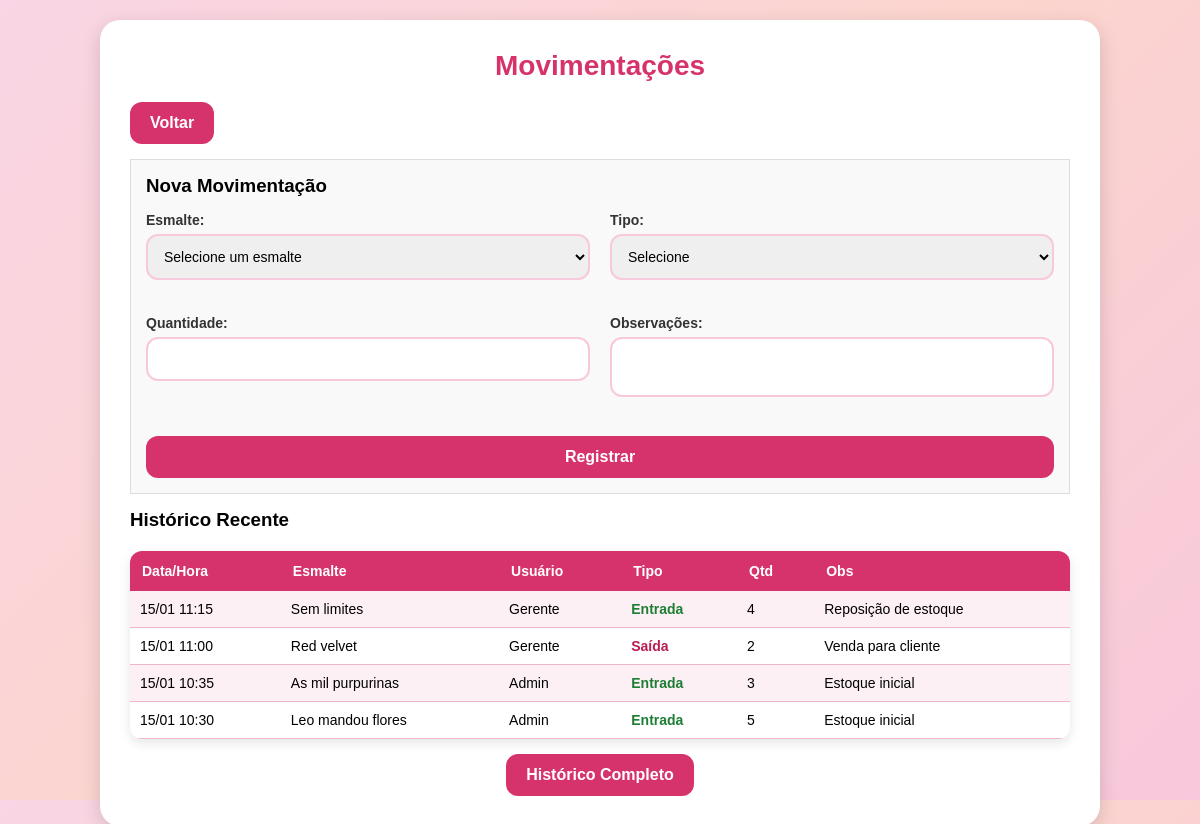
The app's page /movimentacoes.php (signed in) with its own data.
### tables this page shows
CREATE TABLE movimentacoes (
 id INT AUTO_INCREMENT PRIMARY KEY,
 esmalte_id INT NOT NULL,
 usuario_id INT NOT NULL,
 data_hora DATETIME NOT NULL,
 tipo ENUM('entrada', 'saida') NOT NULL,
 quantidade INT NOT NULL,
 observacoes TEXT,
 FOREIGN KEY (esmalte_id) REFERENCES esmaltes(id),
 FOREIGN KEY (usuario_id) REFERENCES usuarios(id)
 );

CREATE TABLE esmaltes (
  id INT AUTO_INCREMENT PRIMARY KEY,
  nome VARCHAR(100) NOT NULL,
  cores TEXT NOT NULL,
  preco DECIMAL(8,2) NOT NULL,
  categorias ENUM('Cremoso', 'Metalico', 'Glitter', 'Perolado', 'fosco') NOT NULL,
  marcas VARCHAR(50) NOT NULL,
  estoque_minimo INT DEFAULT 5,
  ativo BOOLEAN DEFAULT TRUE
  );

CREATE TABLE usuarios (
 id INT AUTO_INCREMENT PRIMARY KEY,
 nome VARCHAR(100) NOT NULL,
 senha VARCHAR(255) NOT NULL
);

### movimentacoes.php (the view, shortened to what this page needs)
<?php
include 'config.php';
$sql_movimentacoes = "SELECT m.*, p.nome as esmalte_nome, u.nome as usuario_nome
                      FROM movimentacoes m
                      JOIN esmaltes p ON m.esmalte_id = p.id
                      JOIN usuarios u ON m.usuario_id = u.id
                      ORDER BY m.data_hora DESC LIMIT 20";
$resultado_movimentacoes = $conn->query($sql_movimentacoes);
?>
<!DOCTYPE html>
<html lang="pt-BR">
<head>
    <link rel="stylesheet" href="style.css">
</head>
<body>
    <div class="container">
        <h1>Movimentações</h1>
        <a href="index.php" class="btn">Voltar</a>
        <div style="background: #f9f9f9; padding: 15px; border: 1px solid #ddd; margin: 15px 0;">
            <h3>Nova Movimentação</h3>
            <form method="post">
                <div class="form-row">
                    <div class="form-group">
                        <label>Esmalte:</label>
                        <select name="esmalte_id" required>
                            <option value="">Selecione um esmalte</option>
                        </select>
                    </div>
                    <div class="form-group">
                        <label>Tipo:</label>
                        <select name="tipo" required>
                            <option value="">Selecione</option>
                        </select>
                    </div>
                </div>
                <div class="form-row">
                    <div class="form-group">
                        <label>Quantidade:</label>
                        <input type="number" name="quantidade" min="1" required>
                    </div>
                    <div class="form-group">
                        <label>Observações:</label>
                        <textarea name="observacoes"></textarea>
                    </div>
                </div>
                <button type="submit" name="add_movimento" class="btn">Registrar</button>
            </form>
        </div>
        <h3>Histórico Recente</h3>
        <table>
            <tr><th>Data/Hora</th><th>Esmalte</th><th>Usuário</th><th>Tipo</th><th>Qtd</th><th>Obs</th></tr>
            <?php while($movimentacao = $resultado_movimentacoes->fetch_assoc()): ?>
                <tr>
                    <td><?= date('d/m H:i', strtotime($movimentacao['data_hora'])) ?></td>
                    <td><?= htmlspecialchars($movimentacao['esmalte_nome']) ?></td>
                    <td><?= htmlspecialchars($movimentacao['usuario_nome']) ?></td>
                    <td class="<?= $movimentacao['tipo'] ?>"><?= $movimentacao['tipo'] == 'entrada' ? 'Entrada' : 'Saída' ?></td>
                    <td><?= $movimentacao['quantidade'] ?></td>
                    <td><?= htmlspecialchars($movimentacao['observacoes']) ?></td>
                </tr>
            <?php endwhile; ?>
        </table>
        <div style="text-align: center; margin-top: 15px;">
            <a href="historico.php" class="btn">Histórico Completo</a>
        </div>
    </div>
</body>
</html>

### style.css (style rules this page uses)
* { margin: 0; padding: 0; box-sizing: border-box; font-family: 'Poppins', sans-serif; }
body { background: linear-gradient(135deg, #f9d5e5, #fcd5ce, #f8c8dc); display: flex; align-items: center; justify-content: center; height: 100vh; padding: 20px; }
.form-group { text-align: left; margin-bottom: 20px; }
.form-group label { display: block; font-size: 14px; color: #333; margin-bottom: 6px; font-weight: 600; }
.form-group input { width: 100%; padding: 12px; border-radius: 12px; border: 2px solid #f8c8dc; outline: none; font-size: 14px; transition: 0.3s; }
button { width: 100%; padding: 12px; border: none; border-radius: 12px; background: #d6336c; color: #fff; font-size: 16px; font-weight: bold; cursor: pointer; transition: 0.3s; }

### movimentacoes.php (style rules this page uses)
* { margin: 0; padding: 0; box-sizing: border-box; font-family: 'Poppins', sans-serif; }
body { background: linear-gradient(135deg, #f9d5e5, #fcd5ce, #f8c8dc); display: flex; align-items: flex-start; justify-content: center; min-height: 100vh; padding: 20px; }
.container { background: #fff; padding: 30px; border-radius: 20px; max-width: 1000px; width: 100%; box-shadow: 0 6px 20px rgba(0, 0, 0, 0.15); animation: fadeIn 0.8s ease-in-out; }
.container h1 { font-size: 28px; margin-bottom: 20px; color: #d6336c; font-weight: 700; text-align: center; }
.btn { display: inline-block; padding: 12px 20px; background: #d6336c; color: #fff; text-decoration: none; font-size: 16px; font-weight: bold; border-radius: 12px; transition: 0.3s; text-align: center; }
form { margin-top: 15px; }
.form-row { display: flex; gap: 20px; flex-wrap: wrap; margin-bottom: 15px; }
.form-group { flex: 1; min-width: 200px; }
.form-group label { display: block; font-size: 14px; color: #333; margin-bottom: 6px; font-weight: 600; }
.form-group input, .form-group select, .form-group textarea { width: 100%; padding: 12px; border-radius: 12px; border: 2px solid #f8c8dc; outline: none; font-size: 14px; transition: 0.3s; resize: none; }
table { width: 100%; border-collapse: collapse; margin-top: 20px; border-radius: 12px; overflow: hidden; box-shadow: 0 4px 12px rgba(0,0,0,0.1); }
table th { background: #d6336c; color: #fff; padding: 12px; text-align: left; font-size: 14px; }
table td { padding: 10px; border-bottom: 1px solid #f1b6c9; font-size: 14px; }
table tr:nth-child(even) { background: #fdf0f5; }
td.entrada { color: #1e7e34; font-weight: bold; }
td.saida { color: #b81e53; font-weight: bold; }

### records on screen
movimentacoes: data_hora "15/01 11:15", esmalte.nome "Sem limites", usuario.nome "Gerente", tipo "Entrada", quantidade "4", observacoes "Reposição de estoque"
movimentacoes: data_hora "15/01 11:00", esmalte.nome "Red velvet", usuario.nome "Gerente", tipo "Saída", quantidade "2", observacoes "Venda para cliente"
movimentacoes: data_hora "15/01 10:35", esmalte.nome "As mil purpurinas", usuario.nome "Admin", tipo "Entrada", quantidade "3", observacoes "Estoque inicial"
movimentacoes: data_hora "15/01 10:30", esmalte.nome "Leo mandou flores", usuario.nome "Admin", tipo "Entrada", quantidade "5", observacoes "Estoque inicial"
